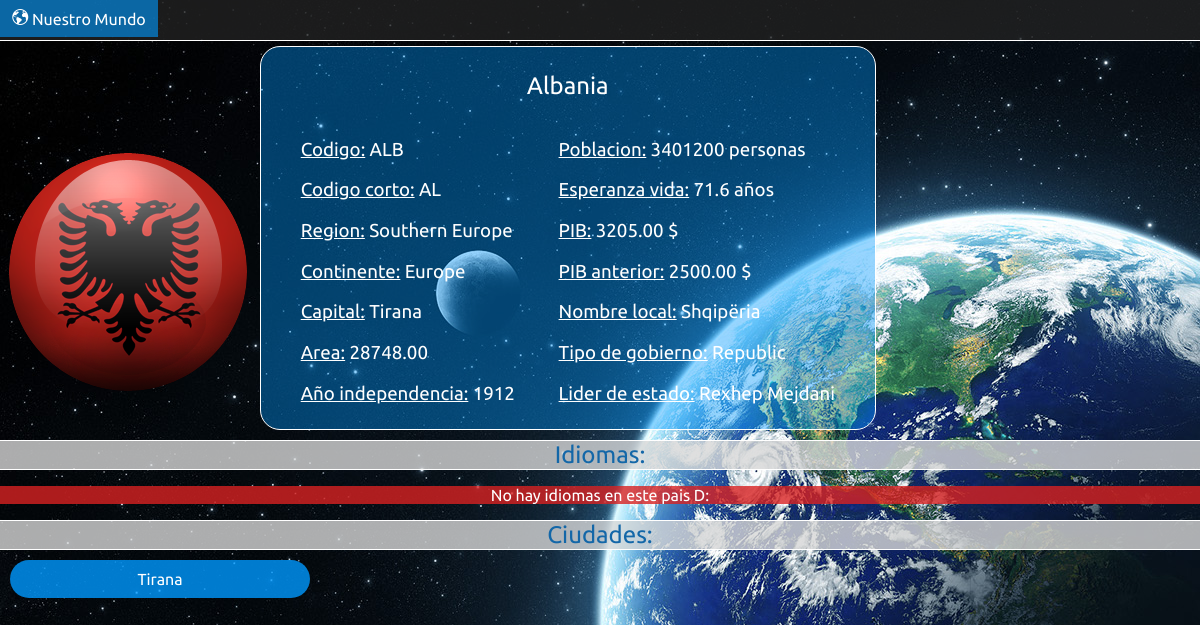
Screenshot of /nuestromundo/ALB/ with the database file from the repository.
### NuestroMundo/models.py (models this page shows, shortened)
class Pais(models.Model):
    codigo = models.CharField(max_length=3)
    nombre = models.CharField(max_length=60)
    continente = models.CharField(max_length=60)
    region = models.CharField(max_length=40)
    area = models.DecimalField(max_digits=22, decimal_places=2)
    independencia = models.IntegerField(default=1948)
    poblacion = models.IntegerField(default=1000000)
    esperanza_vida = models.DecimalField(max_digits=3, decimal_places=1)
    PIB = models.DecimalField(max_digits=18, decimal_places=2)
    PIB_anterior = models.DecimalField(max_digits=18, decimal_places=2)
    nombre_local = models.CharField(max_length=60)
    tipo_gobierno = models.CharField(max_length=80)
    lider_estado = models.CharField(max_length=60)
    capital = models.IntegerField()
    codigo_corto = models.CharField(max_length=2)

class Ciudad(models.Model):
    nombre = models.CharField(max_length=60)
    codigo_pais = models.CharField(max_length=3)
    distrito = models.CharField(max_length=60)
    poblacion = models.IntegerField(default=10000)
    def __str__(self):
        return self.nombre

### NuestroMundo/views.py (the view)
# urls.py: url(r'^(?P<nombre_pais>[A-Z|a-z]+)/$', views.pais, name='paises'),
def pais(request, nombre_pais):
    pais = Pais.objects.get(codigo=nombre_pais)
    ciudades = Ciudad.objects.filter(codigo_pais=nombre_pais)
    capital = Ciudad.objects.get(pk=pais.capital)
    idiomas_pais = Idioma_Pais.objects.filter(codigo_pais=pais.codigo)
    context = {'pais' : pais, 'ciudades' : ciudades, 'capital' : capital, 'idiomas_pais' : idiomas_pais}
    return render(request, 'nuestromundo/pais.html', context)

### NuestroMundo/templates/NuestroMundo/pais.html (shortened to what this page needs)
{% load staticfiles %}
<head>
    <link rel="stylesheet" type="text/css" href="{% static 'NuestroMundo/style/estilo.css' %}" />
    <link rel="stylesheet" type="text/css" href="{% static 'NuestroMundo/style/mundo.css' %}" />
    <link rel="stylesheet" type="text/css" href="{% static 'NuestroMundo/style/pais.css' %}" />
</head>
<div class="barra-controles">
    <a href="{% url 'NuestroMundo:index' %}">
        <div class="control">
            <p class="icono-control"></p>
            <p class="titulo-control">Nuestro Mundo</p>
        </div>
    </a>
</div>
<img src= "{% static "NuestroMundo/images/banderas/" %}{{ pais.codigo_corto }}.png" />
<div class="informacion">
    <h2>{{ pais.nombre }}</h2>
    <div class="columna">
        <h3><u>Codigo:</u> {{ pais.codigo }}</h3>
        <h3><u>Codigo corto:</u> {{ pais.codigo_corto }}</h3>
        <h3><u>Region:</u> {{ pais.region }}</h3>
        <h3><u>Continente:</u> {{ pais.continente }}</h3>
        <h3><u>Capital:</u> {{ capital }}</h3>
        <h3><u>Area:</u> {{ pais.area }}</h3>
        <h3><u>Año independencia:</u> {{ pais.independencia }}</h3>
    </div>
    <div class="columna">
        <h3><u>Poblacion:</u> {{ pais.poblacion }} personas</h3>
        <h3><u>Esperanza vida:</u> {{ pais.esperanza_vida }} años</h3>
        <h3><u>PIB:</u> {{ pais.PIB }} $</h3>
        <h3><u>PIB anterior:</u> {{ pais.PIB_anterior }} $</h3>
        <h3><u>Nombre local:</u> {{ pais.nombre_local }}</h3>
        <h3><u>Tipo de gobierno:</u> {{ pais.tipo_gobierno }}</h3>
        <h3><u>Lider de estado:</u> {{ pais.lider_estado }}</h3>
    </div>
</div>
<p class="titulo-seccion">Idiomas:</p>
{% if idiomas_pais %}
    {% for idioma in idiomas_pais %}
        <a href="{% url 'NuestroMundo:idiomas' idioma.idioma %}" class="idioma">{{ idioma.idioma }} - {{ idioma.porcentaje }}%</a>
    {% endfor %}
{% else %}
	<p class="error">No hay idiomas en este pais D:</p>
{% endif %}
<p class="titulo-seccion">Ciudades:</p>
{% if ciudades %}
    {% for ciudad in ciudades %}
        <a href="{% url 'NuestroMundo:ciudades' ciudad.id %}" class="ciudad">{{ ciudad.nombre }}</a>
    {% endfor %}
{% else %}
	<p class="error">No hay ciudades en este pais D:</p>
{% endif %}

### NuestroMundo/static/NuestroMundo/style/estilo.css (style rules this page uses)
h1, h2, h3, h4, h5, h6 { font-weight: normal; }
a { color: #fff; text-decoration: none; }
.error { background: rgb(217, 34, 34); background: rgba(217, 34, 34, 0.8); text-align: center; }
.barra-controles { background: rgb(34, 34, 34); background: rgba(34, 34, 34, 0.8); border-bottom: 1px solid #fff; height: 40px; margin: 0; width: 100%; }
.control { background: rgb(0, 153, 255); background: rgba(0, 153, 255, 0.6); cursor: pointer; display: inline-block; margin: 0; padding: 9px; text-align: center; width: 140px; }
.icono-control, .titulo-control { color: #fff; display: inline-block; margin: 0; }
.icono-control { font-family: "mdl2"; }

### NuestroMundo/static/NuestroMundo/style/mundo.css (style rules this page uses)
.informacion { background: rgb(0, 153, 255); background: rgba(0, 153, 255, 0.4); border: 1px solid #fff; border-radius: 20px; display: inline-block; margin-top: 5px; padding: 5px 20px; }
h2 { text-align: center; }
.informacion .columna { display: inline-block; margin: 0 20px; }
.titulo-seccion { background: rgb(216, 216, 216); background: rgba(216, 216, 216, 0.8); border: 1px solid #fff; border-left: 0; border-right: 0; color: #1367a8; font-size: 24px; margin: 10px 0; text-align: center; }

### NuestroMundo/static/NuestroMundo/style/pais.css (style rules this page uses)
.ciudad, .idioma { background: rgb(19, 103, 168); background: rgba(19, 103, 168, 0.8); border-radius: 20px; display: inline-block; margin-bottom: 10px; margin-left: 10px; padding: 10px 0; text-align: center; width: 300px; }
.ciudad:nth-child(odd), .idioma:nth-child(odd) { background: rgb(0, 153, 255); background: rgba(0, 153, 255, 0.8); }

### rows the page displays
Pais: nombre "Albania", codigo "ALB", codigo_corto "AL", region "Southern Europe", continente "Europe", area "28748.00", independencia "1912", poblacion "3401200", esperanza_vida "71.6", PIB "3205.00", PIB_anterior "2500.00", nombre_local "Shqipëria", tipo_gobierno "Republic", lider_estado "Rexhep Mejdani"
Ciudad: nombre "Tirana"
